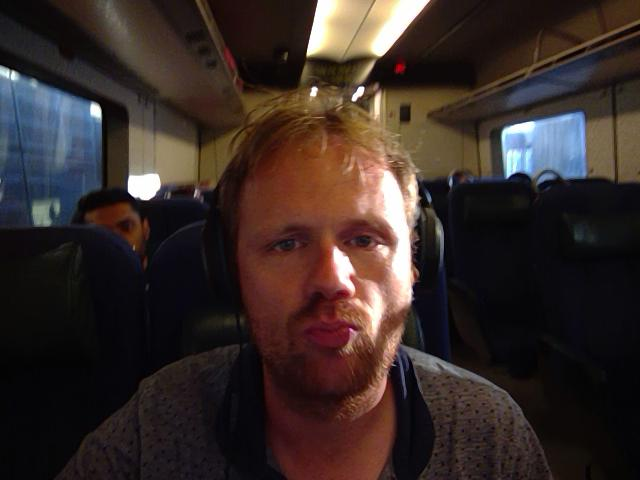
#> input picture common/data/face.jpg, 640 x 480 px
$ jupyter execute --allow-errors StreamingExample.ipynb   (shell and % lines are left out)
#> lines starting #> are read from the running program, lines starting #| are printed output that depends on the picture; after the words box and inside, x2 and y2 are one past the last pixel; in counts of white or black regions, pixels touching at a corner belong together
#> further down, test_img is the input picture: shape (480, 640, 3); mean R, G, B 55.7, 43.4, 40.1
# Streaming - Webcam Example

### Post-processing goals
- Analysis done in weeks instead of months
- Some real-time analysis and statistics

### Streaming
Can handle static data or live data coming in from a 'streaming' device like a camera to do real-time analysis.
The exact same code can be used for real-time analysis and static code

### Scalability

#### Connect more computers.
#### Start workers on these computer.

[cell 1]
import matplotlib.pyplot as plt
import numpy as np
from skimage.io import imread, imsave


class WebcamFeed:
    def __init__(self):
        try:
            import cv2
            self.cap = cv2.VideoCapture(0)
            self.read_func = lambda: self.cap.read()[1][:, :, ::-1]
            self.read_func() # make sure function works
        except Exception as e:
            print(e)
            self.cap = None
            self.read_func = lambda: imread('../common/data/face.jpg')

    def read_frame(self):
        return self.read_func()

    def close(self):
        if self.cap is not None:
            self.cap.release()
            self.cap = None

Setup the distributed code for running the streaming tasks

[cell 2]
from dask.distributed import Client
#> (the rest of this cell did not finish here and is left out)

[cell 3]
from skimage.filters import threshold_otsu
from skimage.morphology import label, binary_opening, disk
from scipy.ndimage import distance_transform_bf
from skimage.color import rgb2hsv


def process_image(in_frame):
    gray = rgb2hsv(np.clip(in_frame, 1, 255))
#> gray: shape (480, 640, 3) float64; mean of channels 0, 1, 2 0.357, 0.399, 0.236
    gray = (gray[:, :, 0] < 0.2)*gray[:, :, 2]
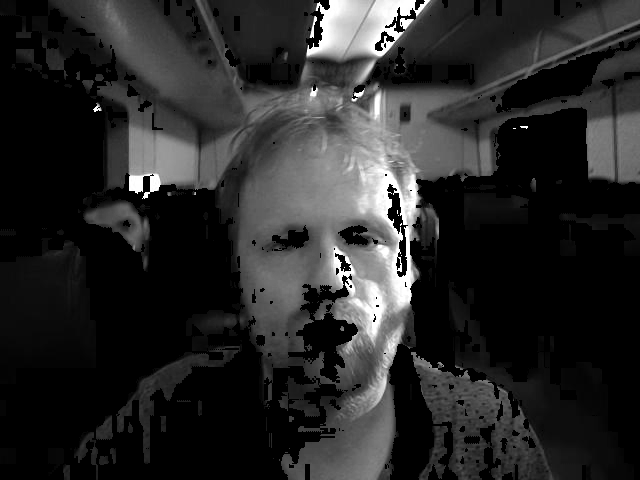
#> gray: shape (480, 640) float64; min 0, max 1, mean 0.161
    thresh = gray > threshold_otsu(gray)
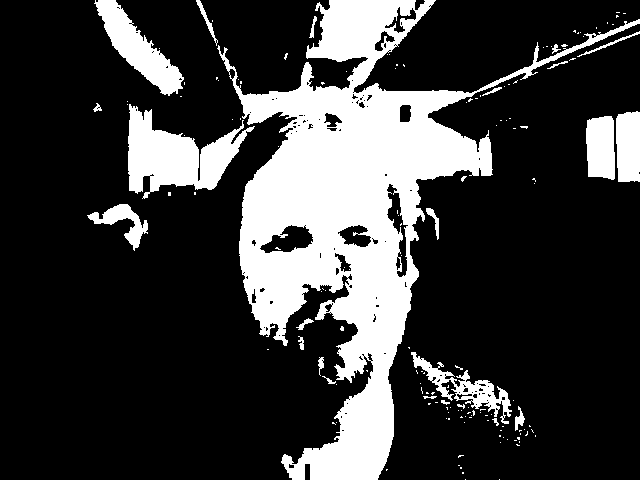
#> thresh: shape (480, 640) bool; 23% white; 152 white regions (128 under 20 px), largest, box (x1, y1, x2, y2) and area: (217, 0, 640, 480) 54304, (128, 104, 255, 199) 5791, (94, 0, 184, 96) 3074

    clean = binary_opening(thresh, disk(15))
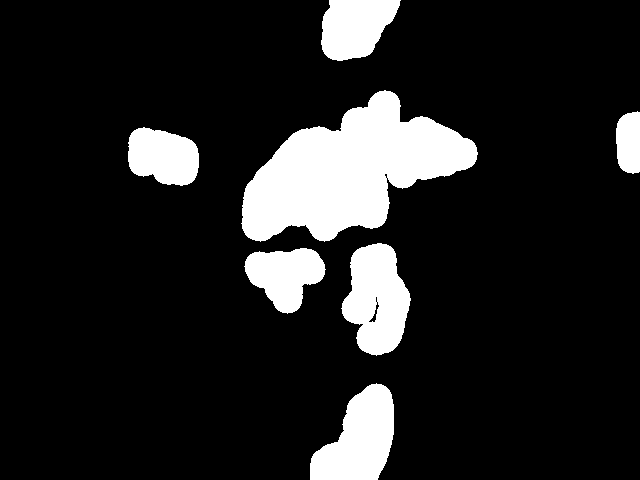
#> clean: shape (480, 640) bool; 13.6% white; 7 white regions, largest, box (x1, y1, x2, y2) and area: (241, 90, 478, 242) 19579, (341, 243, 411, 356) 5386, (310, 383, 394, 480) 5275
    all_labels = label(clean).astype(np.uint16)
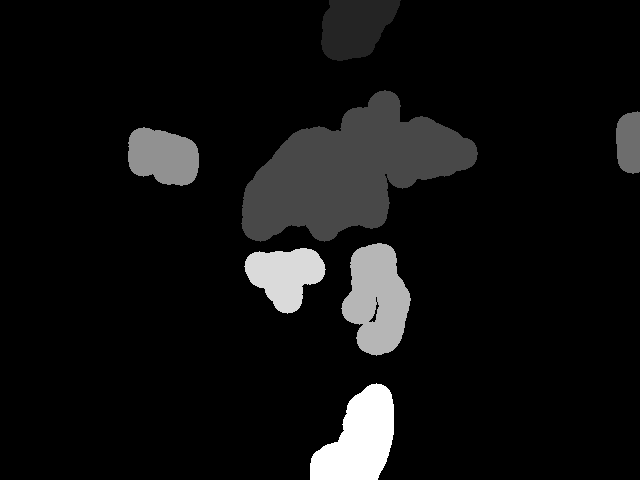
#> all_labels: shape (480, 640) uint16; min 0, max 7, mean 0.469; drawn with min black and max white

    lab_ids = sorted(np.unique(all_labels[all_labels > 0]),
                     key=lambda x: -np.sum(all_labels == x))
#> lab_ids = [2, 5, 7, 1, 6, 4, 3]
    new_labels = np.zeros_like(all_labels)

    for i, j in zip(range(4), lab_ids):
        new_labels[all_labels == j] = 1
#> this loop made 4 passes
#> j on passes 1 to 4: 2, 5, 7, 1
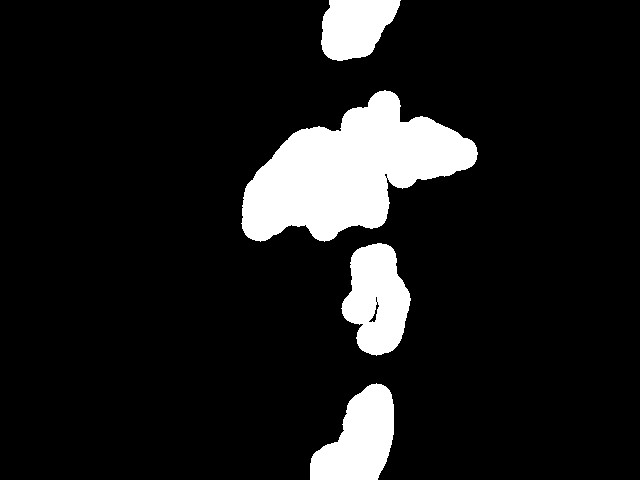
#> new_labels: shape (480, 640) uint16; values 0 (black) and 1 (white), 11% white; 4 white regions, box (x1, y1, x2, y2) and area: (241, 90, 478, 242) 19579, (341, 243, 411, 356) 5386, (310, 383, 394, 480) 5275, (321, 0, 401, 61) 3600
    return distance_transform_bf(new_labels > 0)
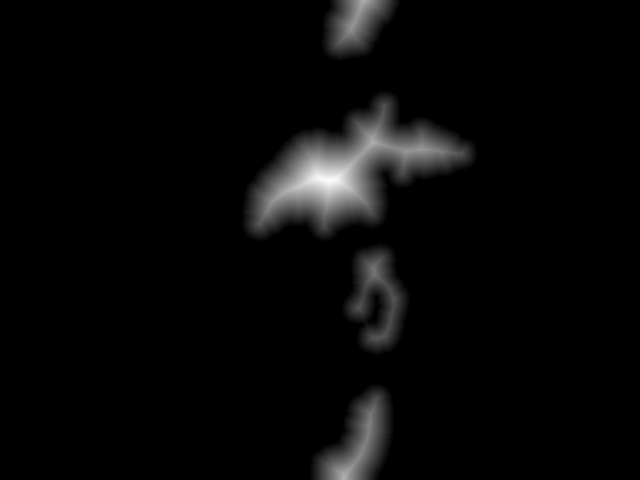
#> returned value: shape (480, 640) float64; min 0, max 50.09, mean 1.6; drawn with min black and max white


fig, (ax1, ax2) = plt.subplots(1, 2)
test_img = imread('../common/data/face.jpg')
ax1.imshow(test_img)
ax2.imshow(process_image(test_img), cmap='nipy_spectral')
